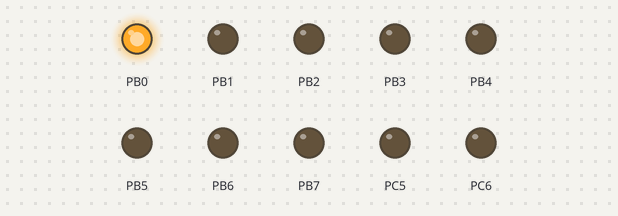
Bench run of a program on a simulated ATmega328P, built with avr-gcc and emulated at 8 MHz. On the bench: output pins drawn as LEDs (lit = HIGH).

Above: at 0.3 s.
At 4.8 s:
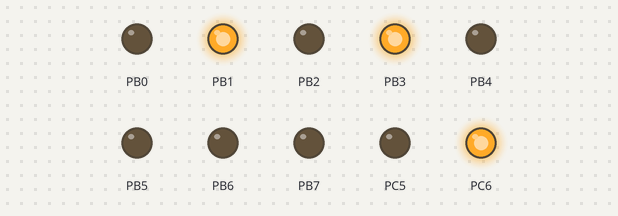
At 9.8 s:
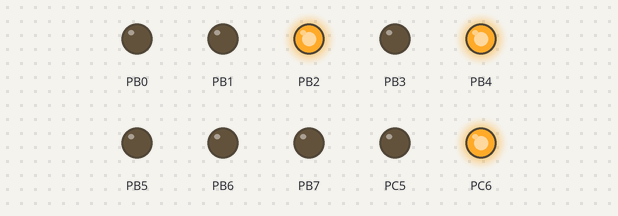
At 19.8 s:
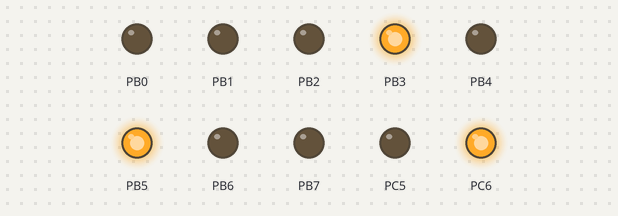
At 29.3 s:
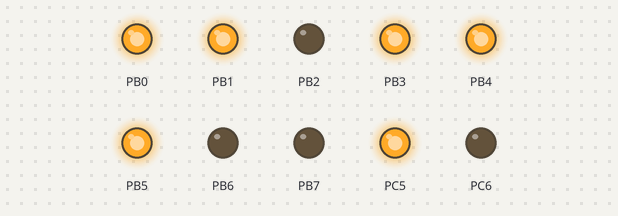
At 39.3 s:
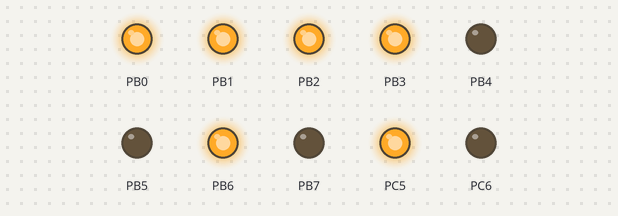
Timing chart, 0 to 40.0 s (numbered marks = the images above):
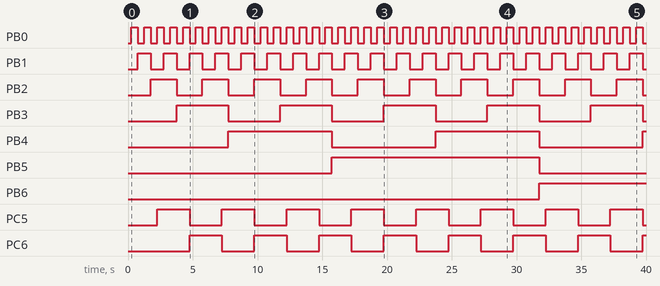

Measured:
- by itself, PB0: alternates HIGH for 0.50 s and LOW for 0.50 s
- by itself, PB1: alternates HIGH for 1.0 s and LOW for 1.0 s
- by itself, PB2: alternates HIGH for 2.0 s and LOW for 2.0 s
- by itself, PB3: alternates HIGH for 4.0 s and LOW for 4.0 s
- by itself, PB4: alternates HIGH for 8.0 s and LOW for 8.0 s
- by itself, PB5: LOW → HIGH at 15.8 s, → LOW 16.0 s later
- by itself, PB6: LOW → HIGH at 31.8 s
- by itself, PC5, PC6: alternates HIGH for 2.5 s and LOW for 2.5 s

The program:

DA2TASK3_C.c
```c
/*
 * DA2TASK3_C.c
 *
 * Created: 3/13/2016 5:55:59 PM
 *  Author: Rodriguez
 */


#define F_CPU 8000000UL	//setting frequency
#include <avr/io.h>
#include <util/delay.h>

int main(void)
{
	DDRB = 0xFF;
	DDRC = 0x60;
	PORTB = 0;
	//PORTC = 0;
	int i = 1;
	int five = 0;
	int ten = 0;
	while(1)
	{
		_delay_us(250000);
		if (i == 1)
		{
			PORTB++;
 			five++;
			ten++;
			i = 0;
			if (ten == 10)
			{
				PORTC = 0x40;
				ten = 0;
				five = 0;
			}
			if (five==5)
			{
				PORTC = 0x20;
				five = 0;
			}
		}
		else
		{
			i = 1;
		}
	}
	return 0;
}
```
